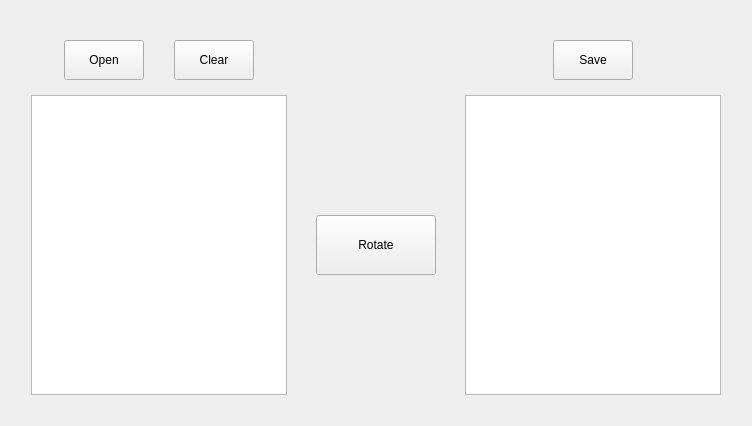
      <widget class="QWidget" name="image_rotate_page">
       <layout class="QGridLayout" name="gridLayout_7">
        <item row="0" column="0">
         <widget class="QWidget" name="image_rotate_widget" native="true">
          <property name="enabled">
           <bool>true</bool>
          </property>
          <property name="sizePolicy">
           <sizepolicy hsizetype="Preferred" vsizetype="Preferred">
            <horstretch>0</horstretch>
            <verstretch>0</verstretch>
           </sizepolicy>
          </property>
          <property name="acceptDrops">
           <bool>false</bool>
          </property>
          <property name="autoFillBackground">
           <bool>false</bool>
          </property>
          <layout class="QGridLayout" name="gridLayout_4">
           <property name="leftMargin">
            <number>20</number>
           </property>
           <property name="topMargin">
            <number>20</number>
           </property>
           <property name="rightMargin">
            <number>20</number>
           </property>
           <property name="bottomMargin">
            <number>20</number>
           </property>
           <property name="horizontalSpacing">
            <number>20</number>
           </property>
           <item row="3" column="2">
            <widget class="ImageView" name="rotate_dst_view">
             <property name="isClickable" stdset="0">
              <bool>false</bool>
             </property>
            </widget>
           </item>
           <item row="0" column="0">
            <widget class="QWidget" name="horizontalWidget_3" native="true">
             <property name="minimumSize">
              <size>
               <width>0</width>
               <height>20</height>
              </size>
             </property>
             <layout class="QHBoxLayout" name="horizontalLayout_5">
              <item>
               <widget class="QPushButton" name="rotate_open_button">
                <property name="sizePolicy">
                 <sizepolicy hsizetype="Fixed" vsizetype="Fixed">
                  <horstretch>0</horstretch>
                  <verstretch>0</verstretch>
                 </sizepolicy>
                </property>
                <property name="minimumSize">
                 <size>
                  <width>80</width>
                  <height>40</height>
                 </size>
                </property>
                <property name="text">
                 <string>Open</string>
                </property>
               </widget>
              </item>
              <item>
               <widget class="QPushButton" name="rotate_clear_button">
                <property name="sizePolicy">
                 <sizepolicy hsizetype="Fixed" vsizetype="Fixed">
                  <horstretch>0</horstretch>
                  <verstretch>0</verstretch>
                 </sizepolicy>
                </property>
                <property name="minimumSize">
                 <size>
                  <width>80</width>
                  <height>40</height>
                 </size>
                </property>
                <property name="text">
                 <string>Clear</string>
                </property>
               </widget>
              </item>
             </layout>
            </widget>
           </item>
           <item row="3" column="0">
            <widget class="ImageView" name="rotate_src_view">
             <property name="isClickable" stdset="0">
              <bool>true</bool>
             </property>
            </widget>
           </item>
           <item row="0" column="2">
            <layout class="QHBoxLayout" name="horizontalLayout_6">
             <item>
              <widget class="QPushButton" name="rotate_save_button">
               <property name="sizePolicy">
                <sizepolicy hsizetype="Fixed" vsizetype="Fixed">
                 <horstretch>0</horstretch>
                 <verstretch>0</verstretch>
                </sizepolicy>
               </property>
               <property name="minimumSize">
                <size>
                 <width>80</width>
                 <height>40</height>
                </size>
               </property>
               <property name="text">
                <string>Save</string>
               </property>
              </widget>
             </item>
            </layout>
           </item>
           <item row="3" column="1">
            <widget class="QWidget" name="verticalWidget" native="true">
             <property name="minimumSize">
              <size>
               <width>30</width>
               <height>0</height>
              </size>
             </property>
             <layout class="QVBoxLayout" name="verticalLayout_2">
              <property name="spacing">
               <number>0</number>
              </property>
              <property name="topMargin">
               <number>120</number>
              </property>
              <property name="bottomMargin">
               <number>120</number>
              </property>
              <item>
               <widget class="QPushButton" name="rotate_button">
                <property name="enabled">
                 <bool>true</bool>
                </property>
                <property name="sizePolicy">
                 <sizepolicy hsizetype="Fixed" vsizetype="Fixed">
                  <horstretch>0</horstretch>
                  <verstretch>0</verstretch>
                 </sizepolicy>
                </property>
                <property name="minimumSize">
                 <size>
                  <width>120</width>
                  <height>60</height>
                 </size>
                </property>
                <property name="text">
                 <string>Rotate</string>
                </property>
               </widget>
              </item>
             </layout>
            </widget>
           </item>
          </layout>
         </widget>
        </item>
       </layout>
      </widget>
